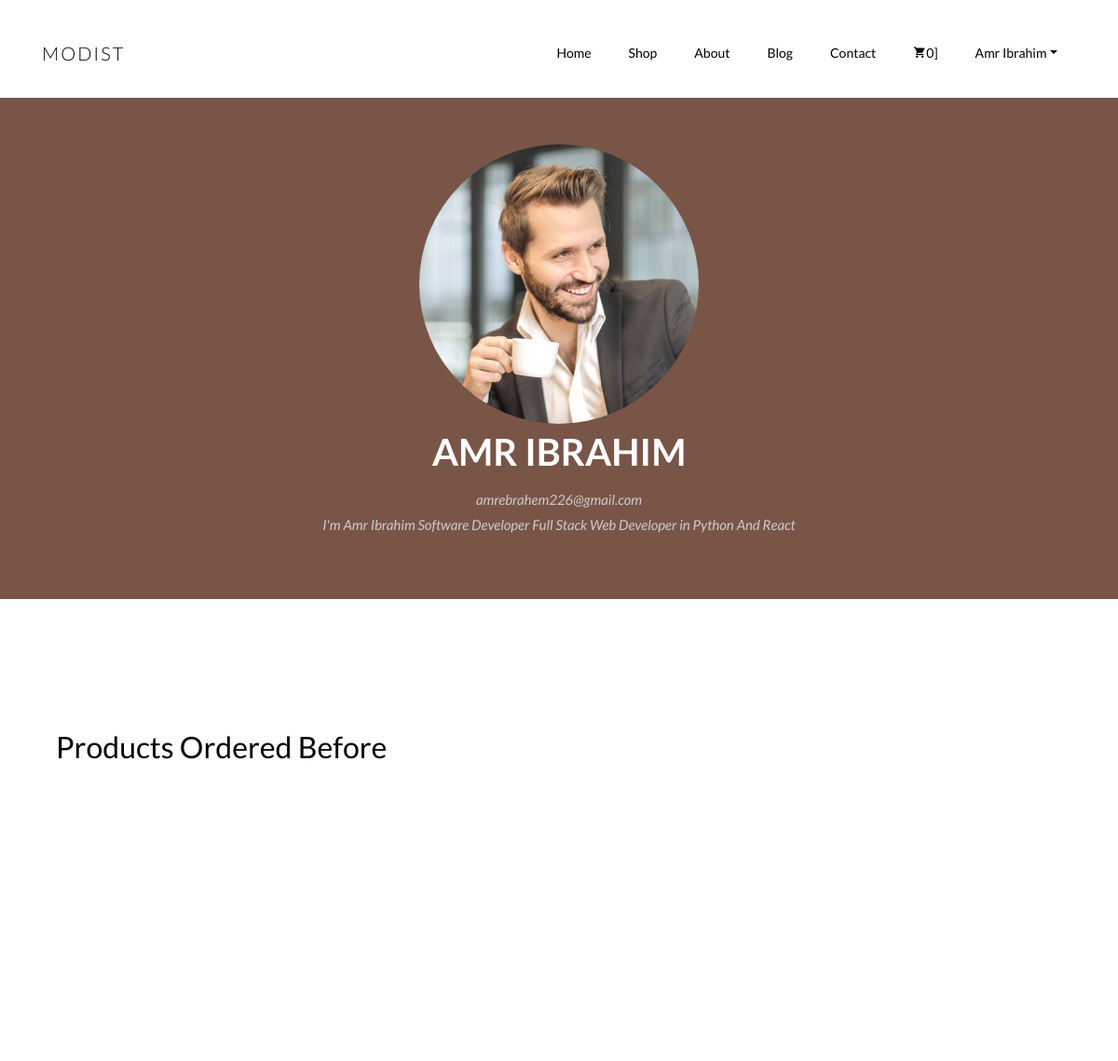
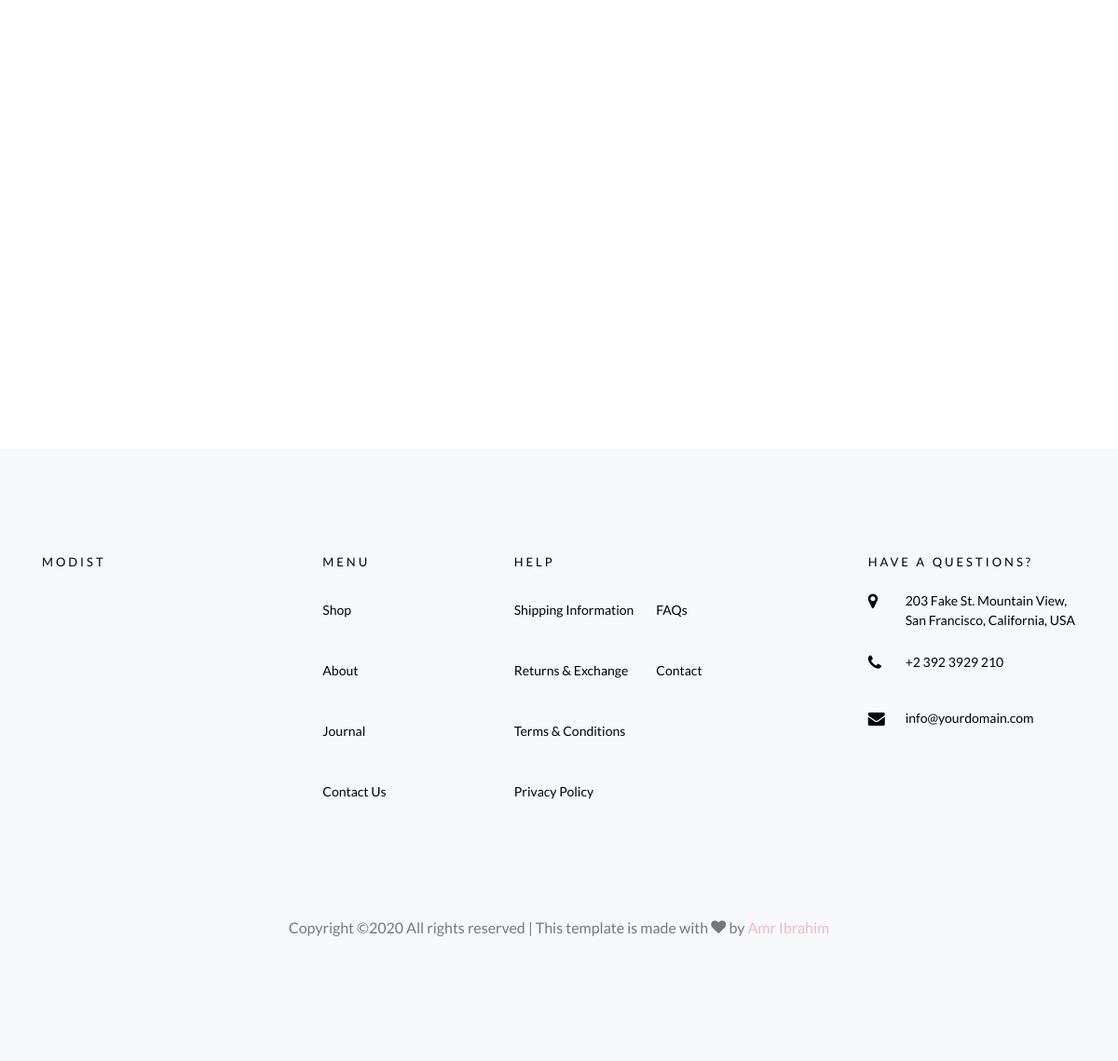
/profile/ (signed in), run on the app's committed database (2 pictures, top to bottom).
### accounts/models.py (models this page shows, shortened)
class User(AbstractBaseUser):
    username = None
    firstname = models.CharField(max_length=20)
    lastname = models.CharField(max_length=20)
    email = models.EmailField(
        verbose_name='email address',
        max_length=255,
        unique=True,
    )
    bio = models.TextField(blank=True, null=True)
    avatar = models.ImageField(blank=True, null=True)
    active = models.BooleanField(default=True)
    staff = models.BooleanField(default=False) # a admin user; non super-user
    admin = models.BooleanField(default=False) # a superuser
    USERNAME_FIELD = 'email'
    REQUIRED_FIELDS = ['firstname', 'lastname'] # Email & Password are required by default.
    objects = UserManager()
    def get_full_name(self):
        return "{} {}".format(self.firstname, self.lastname)
    @property
    def is_active(self):
        return self.active

### accounts/views.py (the view)
# urls.py: path('profile/', profile, name='profile'),
@login_required
def profile(request):
    if not request.user.is_authenticated:
        return redirect('/')
    user = get_user(request.user.email)
    order = Order.objects.filter(user=user, ordered=False)
    order_qs = []
    if order.exists():
        order_qs = order.first()
    ordered = Order.objects.filter(user=user, ordered=True)
    ordered_qs = []
    if ordered.exists():
        ordered_qs = ordered.first()
    context = {
        'user': user,
        'order': order_qs,
        'ordered': ordered_qs
    }
    return render(request, 'registration/profile.html', context)

### accounts/views.py (called while the page is built)
def get_user(email):
    try:
        return User.objects.get(email=email.lower())
    except User.DoesNotExist:
        return None

### orders/templatetags/cart_template_tags.py (called while the page is built)
@register.filter
def cart_item_count(user):
    if user.is_authenticated:
        qs = Order.objects.filter(user__email=user.email, ordered=False)
        if qs.exists():
            return qs[0].items.count()
    return 0

### templates/registration/profile.html (shortened to what this page needs)
{% extends 'base.html' %}
{% load static %}
{% block body %}
<div class="hero-wrap hero-bread">
    <div class="profile-card">
        {% if user.avatar.url %}
        <img src="{{user.avatar.url}}" alt="Profile Picture" class="avatar">
        {% else %}
        <img src="{% static 'images/avatar.png' %}" alt="Profile Picture" class="avatar" style="border: 10px solid black">
        {% endif %}
        <h1>{{user.get_full_name}}</h1>
        <span>{{user.email}}</span>
        <p>{{user.bio}}</p>
    </div>
    <div class="container">
        {% if ordered %}
        <section class="ftco-section ftco-cart">
			<div class="container">
                <h2>Products Ordered Before</h2>
				<div class="row">
    		</div>
			</div>
        </section>
        {% endif %}
    </div>
</div>
{% endblock %}

### templates/navbar.html (shortened to what this page needs)
{% load cart_template_tags %}
<nav class="navbar navbar-expand-lg navbar-dark ftco_navbar bg-dark ftco-navbar-light" id="ftco-navbar">
  <div class="container">
    <a class="navbar-brand" href="{% url 'index' %}">Modist</a>
    <div class="collapse navbar-collapse" id="ftco-nav">
      <ul class="navbar-nav ml-auto">
        <li class="nav-item active"><a href="{% url 'index' %}" class="nav-link">Home</a></li>
        <li class="nav-item"><a href="{% url 'shop' %}" class="nav-link">Shop</a></li>
        <li class="nav-item"><a href="{% url 'about' %}" class="nav-link">About</a></li>
        <li class="nav-item"><a href="{% url 'blog:index' %}" class="nav-link">Blog</a></li>
        <li class="nav-item"><a href="{% url 'contact' %}" class="nav-link">Contact</a></li>
        <li class="nav-item cta cta-colored"><a href="{% url 'cart:index' %}" class="nav-link"><span
              class="icon-shopping_cart"></span>{{ request.user|cart_item_count }}]</a></li>
        {% if request.user.is_authenticated %}
        <li class="nav-item dropdown">
          <a class="nav-link dropdown-toggle" href="#" id="dropdown04" data-toggle="dropdown" aria-haspopup="true"
            aria-expanded="false">{{request.user.get_full_name}}</a>
        </li>
        {% else %}
        <li class="nav-item"><a href="{% url 'login_view' %}" class="nav-link">Login</a></li>
        <li class="nav-item"><a href="{% url 'signup_view' %}" class="nav-link">Signup</a></li>
        {% endif %}
      </ul>
    </div>
  </div>
</nav>

### static_my_proj/css/icomoon.css (style rules this page uses)
[class^="icon-"], [class*=" icon-"] { font-family: 'icomoon' !important; speak: none; font-style: normal; font-weight: normal; font-variant: normal; text-transform: none; line-height: 1; -webkit-font-smoothing: antialiased; -moz-osx-font-smoothing: grayscale; }
.icon-shopping_cart:before { content: "\e8cc"; }

### templates/registration/profile.html (style rules this page uses)
.profile-card { width: 100%; padding: 50px; background: #795548; color: #fff; text-align: center; }
.profile-card .avatar { border-radius: 50%; width: 300px; }
.profile-card h1 { color: #fff; font-weight: bold; text-transform: uppercase; }
.profile-card span { color: #ccc; font-style: italic; }
.profile-card p { color: #ccc; font-style: italic; }

### data on the page
User: user|cart_item_count "0", user.get_full_name "Amr Ibrahim", avatar (picture), get_full_name "AMR IBRAHIM", email "amrebrahem226@gmail.com", bio "I'm Amr Ibrahim Software Developer Full Stack Web Developer in Python And React"
